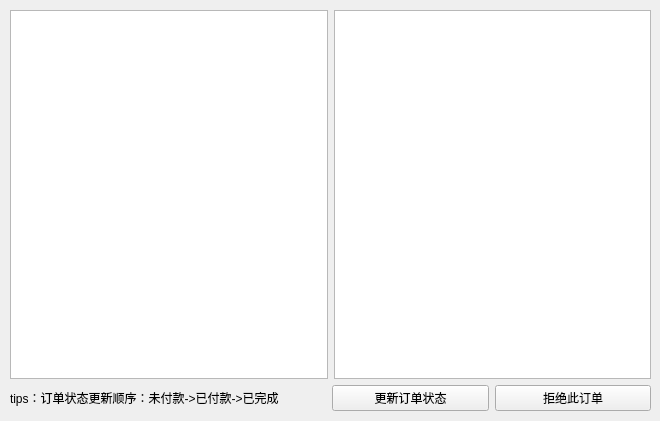
<?xml version="1.0" encoding="UTF-8"?>
<ui version="4.0">
 <class>view_proc_order</class>
 <widget class="QWidget" name="view_proc_order">
  <property name="geometry">
   <rect>
    <x>0</x>
    <y>0</y>
    <width>660</width>
    <height>421</height>
   </rect>
  </property>
  <property name="windowTitle">
   <string>Form</string>
  </property>
  <widget class="QWidget" name="verticalLayoutWidget">
   <property name="geometry">
    <rect>
     <x>10</x>
     <y>10</y>
     <width>641</width>
     <height>401</height>
    </rect>
   </property>
   <layout class="QVBoxLayout" name="verticalLayout">
    <item>
     <layout class="QHBoxLayout" name="horizontalLayout">
      <item>
       <widget class="QListWidget" name="orderList"/>
      </item>
      <item>
       <widget class="QTextBrowser" name="orderDetailBrowser"/>
      </item>
     </layout>
    </item>
    <item>
     <layout class="QHBoxLayout" name="horizontalLayout_2">
      <item>
       <widget class="QLabel" name="statusLabel">
        <property name="minimumSize">
         <size>
          <width>316</width>
          <height>0</height>
         </size>
        </property>
        <property name="text">
         <string>tips：订单状态更新顺序：未付款-&gt;已付款-&gt;已完成</string>
        </property>
       </widget>
      </item>
      <item>
       <widget class="QPushButton" name="updateStatusButton">
        <property name="text">
         <string>更新订单状态</string>
        </property>
       </widget>
      </item>
      <item>
       <widget class="QPushButton" name="refuseButton">
        <property name="text">
         <string>拒绝此订单</string>
        </property>
       </widget>
      </item>
     </layout>
    </item>
   </layout>
  </widget>
 </widget>
 <resources/>
 <connections/>
</ui>
